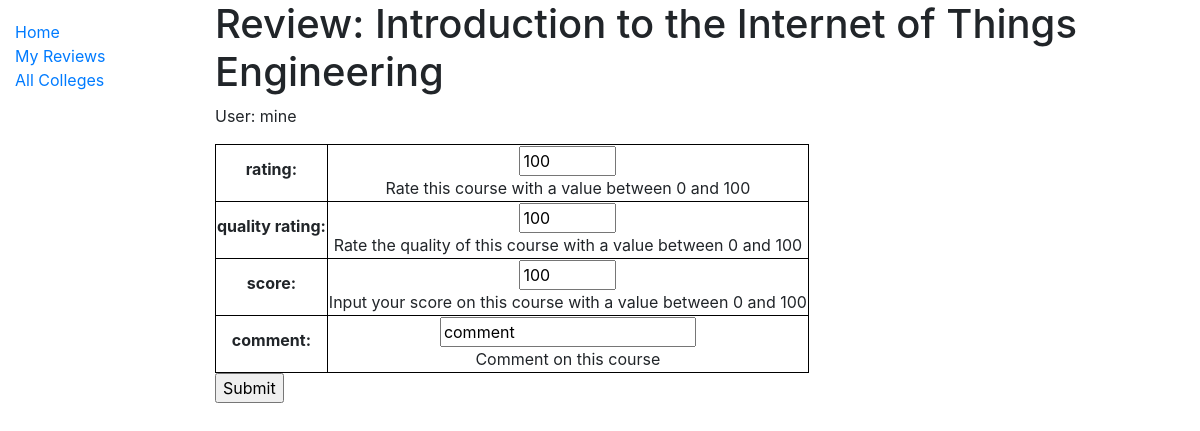
The page /course-review/college/1/department/1/major/1/course/1/review/create (signed in) on the database its author committed.
### courseReview/models.py (models this page shows, shortened)
class course(models.Model):
    id = models.AutoField(primary_key=True)
    name = models.CharField(max_length=200, help_text="enter the name of the course")
    introduction = models.TextField(max_length=1000, help_text="enter a brief introduction of the course")
    college = models.ForeignKey(college, on_delete=models.CASCADE)
    department = models.ForeignKey(department, on_delete=models.CASCADE)
    major = models.ForeignKey(major, on_delete=models.CASCADE)
    professor = models.ManyToManyField(professor, blank=True, null=True, help_text="select a professor for the course")
    rating = models.IntegerField(blank=True, validators=[MaxValueValidator(100), MinValueValidator(0)], help_text="average score of the course rating")
    class Meta:
        ordering = ['name']

class extendUser(models.Model):
    basicUser = models.OneToOneField(Profile, on_delete=models.CASCADE)
    college = models.OneToOneField(college, on_delete=models.CASCADE, blank=True, null=True)
    major = models.OneToOneField(major, on_delete=models.CASCADE, blank=True, null=True)
    courses = models.ManyToManyField(course, blank=True, null=True)
    def __str__(self):
        return self.basicUser.user.username

### users/models.py (models this page shows, shortened)
class Profile(models.Model):
    user = models.OneToOneField(User, on_delete=models.CASCADE)
    avatar = models.ImageField(default='default.jpg', upload_to='profile_images')
    bio = models.TextField()

### courseReview/views.py (the view)
# urls.py: path('college/<int:collegeID>/department/<int:departmentID>/major/<int:majorID>/course/<int:courseID>/review/create', views.reviewCreate, name='review-create'),
def reviewCreate(request, collegeID, departmentID, majorID, courseID):
    if request.user.is_authenticated:
        reviewerBasicUserUser = User.objects.get(username=request.user.get_username())
        reviewerBasicUser = Profile.objects.get(user=reviewerBasicUserUser)
        reviewer = extendUser.objects.get(basicUser=reviewerBasicUser)
    else:
        reviewer = None
    reviewingCourse = course.objects.get(id=courseID)
    if request.method == 'POST':
        form = reviewCourseForm(request.POST)
        if form.is_valid():
            content = form.cleaned_data['content']
            time = datetime.datetime.now()
            rating = form.cleaned_data['rating']
            score = form.cleaned_data['score']
            qualityRating = form.cleaned_data['qualityRating']
            comment = review.create(user=reviewer, course=reviewingCourse, content=content, time=time, rating=rating, score=score, qualityRating=qualityRating)
            comment.save()
            return HttpResponseRedirect(reverse('courseReview:course-detail', kwargs={'collegeID':collegeID, 'departmentID':departmentID, 'majorID':majorID, 'courseID':courseID}))
    else:
        form = reviewCourseForm()
    context = {
        'form': form,
        'user': reviewer,
        'course': reviewingCourse,
    }
    return render(request, 'courseReview/reviewCourse_form.html', context)

### courseReview/forms.py (shortened to what this page needs)
class reviewCourseForm(forms.Form):
    rating = forms.IntegerField(max_value=100, min_value=0, required=True, label="rating", initial=100, help_text="Rate this course with a value between 0 and 100")
    qualityRating = forms.IntegerField(max_value=100, min_value=0, required=True, label="quality rating", initial=100, help_text="Rate the quality of this course with a value between 0 and 100")
    score = forms.IntegerField(max_value=100, min_value=0, required=False, label="score", initial=100, help_text="Input your score on this course with a value between 0 and 100")
    content = forms.CharField(max_length=1000, min_length=0, strip=True, required=False, label="comment", initial="comment", help_text="Comment on this course")

### courseReview/templates/courseReview/reviewCourse_form.html (shortened to what this page needs)
{% extends "base_generic.html" %}
{% block content %}
  <h1>Review: {{ course.name }}</h1>
  <p>User: {{ user }}</p>
  <form action="" method="post">
    <table>
    {{ form.as_table }}
    </table>
    <input type="submit" value="Submit">
  </form>
{% endblock %}

### courseReview/static/styles.css (style rules this page uses)
table, th, td { border: 1px solid black; border-collapse: collapse; }
th, td { text-align: center; }

### courseReview/templates/base_generic.html (style rules this page uses)
table, th, td { border: 1px solid black; border-collapse: collapse; }
th, td { text-align: center; }

### rows shown on the page
course: name "Introduction to the Internet of Things Engineering"
extendUser: basicUser.username "mine"
